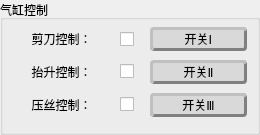
       <widget class="QGroupBox" name="groupBox_12">
        <property name="geometry">
         <rect>
          <x>620</x>
          <y>195</y>
          <width>260</width>
          <height>135</height>
         </rect>
        </property>
        <property name="title">
         <string>气缸控制</string>
        </property>
        <layout class="QGridLayout" name="gridLayout_6" columnstretch="0,0,0">
         <property name="leftMargin">
          <number>10</number>
         </property>
         <property name="topMargin">
          <number>4</number>
         </property>
         <property name="rightMargin">
          <number>10</number>
         </property>
         <property name="bottomMargin">
          <number>10</number>
         </property>
         <property name="horizontalSpacing">
          <number>10</number>
         </property>
         <property name="verticalSpacing">
          <number>6</number>
         </property>
         <item row="3" column="2">
          <widget class="QPushButton" name="cylinder3_button">
           <property name="minimumSize">
            <size>
             <width>90</width>
             <height>0</height>
            </size>
           </property>
           <property name="cursor">
            <cursorShape>PointingHandCursor</cursorShape>
           </property>
           <property name="styleSheet">
            <string notr="true">QPushButton{
background-color: rgb(217, 217, 217);
color: rgb(0,0,0);  
border-radius:4px;
font:12pt &quot;微软雅黑&quot;;
border:3px outset gray;
}
QPushButton::hover{
background-color: rgb(200, 200, 200);
color: rgb(0,0,0);  
border-radius:4px;
font:12pt &quot;微软雅黑&quot;;
border:3px groove gray;
}</string>
           </property>
           <property name="text">
            <string>开关Ⅲ</string>
           </property>
          </widget>
         </item>
         <item row="1" column="2">
          <widget class="QPushButton" name="cylinder2_button">
           <property name="cursor">
            <cursorShape>PointingHandCursor</cursorShape>
           </property>
           <property name="styleSheet">
            <string notr="true">QPushButton{
background-color: rgb(217, 217, 217);
color: rgb(0,0,0);  
border-radius:4px;
font:12pt &quot;微软雅黑&quot;;
border:3px outset gray;
}
QPushButton::hover{
background-color: rgb(200, 200, 200);
color: rgb(0,0,0);  
border-radius:4px;
font:12pt &quot;微软雅黑&quot;;
border:3px groove gray;
}</string>
           </property>
           <property name="text">
            <string>开关Ⅱ</string>
           </property>
          </widget>
         </item>
         <item row="0" column="2">
          <widget class="QPushButton" name="cylinder1_button">
           <property name="cursor">
            <cursorShape>PointingHandCursor</cursorShape>
           </property>
           <property name="styleSheet">
            <string notr="true">QPushButton{
background-color: rgb(217, 217, 217);
color: rgb(0,0,0);  
border-radius:4px;
font:12pt &quot;微软雅黑&quot;;
border:3px outset gray;
}
QPushButton::hover{
background-color: rgb(200, 200, 200);
color: rgb(0,0,0);  
border-radius:4px;
font:12pt &quot;微软雅黑&quot;;
border:3px groove gray;
}</string>
           </property>
           <property name="text">
            <string>开关Ⅰ</string>
           </property>
          </widget>
         </item>
         <item row="0" column="0">
          <widget class="QLabel" name="label_28">
           <property name="text">
            <string>剪刀控制：</string>
           </property>
           <property name="alignment">
            <set>Qt::AlignCenter</set>
           </property>
          </widget>
         </item>
         <item row="1" column="0">
          <widget class="QLabel" name="label_29">
           <property name="text">
            <string>抬升控制：</string>
           </property>
           <property name="alignment">
            <set>Qt::AlignCenter</set>
           </property>
          </widget>
         </item>
         <item row="3" column="0">
          <widget class="QLabel" name="label_31">
           <property name="text">
            <string>压丝控制：</string>
           </property>
           <property name="alignment">
            <set>Qt::AlignCenter</set>
           </property>
          </widget>
         </item>
         <item row="0" column="1">
          <widget class="QCheckBox" name="cylinder1_state">
           <property name="maximumSize">
            <size>
             <width>20</width>
             <height>20</height>
            </size>
           </property>
           <property name="cursor">
            <cursorShape>ArrowCursor</cursorShape>
           </property>
           <property name="text">
            <string/>
           </property>
          </widget>
         </item>
         <item row="1" column="1">
          <widget class="QCheckBox" name="cylinder2_state">
           <property name="cursor">
            <cursorShape>ArrowCursor</cursorShape>
           </property>
           <property name="text">
            <string/>
           </property>
          </widget>
         </item>
         <item row="3" column="1">
          <widget class="QCheckBox" name="cylinder3_state">
           <property name="text">
            <string/>
           </property>
          </widget>
         </item>
        </layout>
       </widget>
